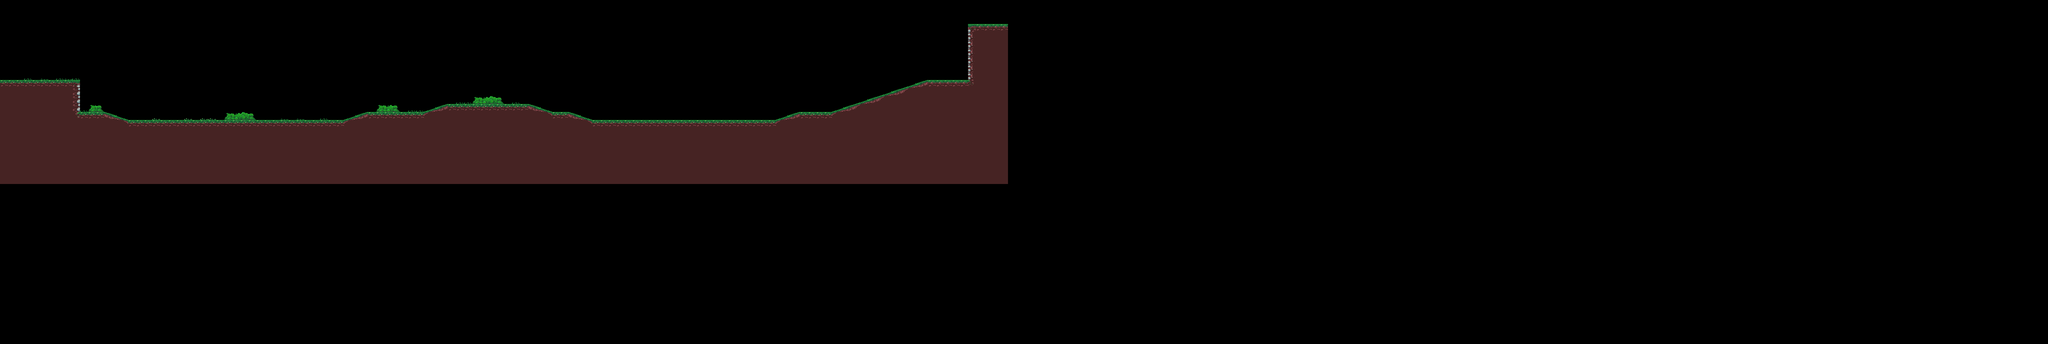

Rendered tile map (Tiled .tmx) drawn with the repository's tilesets; below, a short description and the map source with its tile grids summarised:
An orthogonal 256x43 tile map with 32x32 px tiles, 2 tile layers (Ground, Enviorment) and 1 object (PlayerSpawn1).

<map version="1.4" tiledversion="1.4.2" orientation="orthogonal" renderorder="right-down" width="256" height="43" tilewidth="32" tileheight="32" infinite="0" nextlayerid="6" nextobjectid="2">
 <tileset firstgid="1" source="Tileset.tsx" />
 <layer id="2" name="Ground" width="256" height="43">
  <data>[11008 cells, 1245 non-empty, 13 distinct tile ids]</data>
 </layer>
 <layer id="4" name="Enviorment" width="256" height="43">
  <data>[11008 cells, 31 non-empty, 7 distinct tile ids]</data>
 </layer>
 <objectgroup id="3" name="PlayerSpawns">
  <object id="1" name="PlayerSpawn1" x="576" y="416" width="32" height="32" />
 </objectgroup>
</map>
